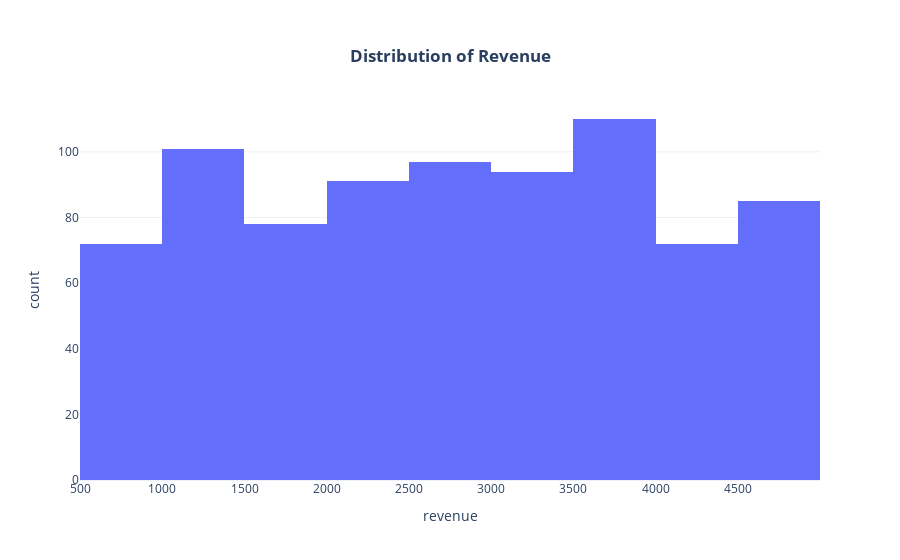

Notebook code for this chart:
### Markdown cell above
- The majority (about 75%) of acquisition costs fall within the range of $5 to $10.
- The remaining 25% of acquisition costs are significantly higher, falling within the range of $30 to $35.

### Code cell
fig = px.histogram(data, x="revenue", nbins=20, title='Distribution of Revenue')

# Update layout to center the title and make it bold
fig.update_layout(
    title={
        'text': '<b>Distribution of Revenue</b>',
        'x': 0.5,  # Centered
        'xanchor': 'center',  # Anchor to center
        'yanchor': 'top'  # Anchor to top
    }
)

fig.show()

### Figure 1 — Plotly figure (JSON) as saved in the notebook; plotly's stock layout.template omitted (floating-point values rounded to 4 significant figures; data arrays with more than 128 entries replaced by an {"elided": "..."} marker saying what was removed)
{"data": [{"alignmentgroup": "True", "bingroup": "x", "hovertemplate": "revenue=%{x}<br>count=%{y}<extra></extra>", "legendgroup": "", "marker": {"color": "#636efa", "pattern": {"shape": ""}}, "name": "", "nbinsx": 20, "offsetgroup": "", "orientation": "v", "showlegend": false, "type": "histogram", "x": {"elided": "800 int values"}, "xaxis": "x", "yaxis": "y"}], "layout": {"barmode": "relative", "legend": {"tracegroupgap": 0}, "title": {"text": "<b>Distribution of Revenue</b>", "x": 0.5, "xanchor": "center", "yanchor": "top"}, "xaxis": {"anchor": "y", "domain": [0, 1], "title": {"text": "revenue"}}, "yaxis": {"anchor": "x", "domain": [0, 1], "title": {"text": "count"}}}}
